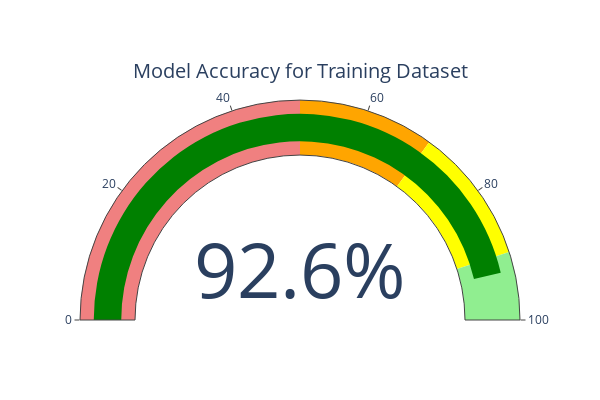

Notebook code for this chart:
### Code cell
fig = go.Figure(go.Indicator(
    mode="gauge+number",
    value=accuracy_train,
    title={'text': "Model Accuracy for Training Dataset"},
    number={'suffix': "%"},
    gauge={
        'axis': {'range': [0, 100]},
        'bar': {'color': "green"},
        'steps': [
            {'range': [0, 50], 'color': "lightcoral"},
            {'range': [50, 70], 'color': "#FFA500"},
            {'range': [70, 90], 'color': "yellow"},
            {'range': [90, 100], 'color': "lightgreen"}
        ],
    }
))
fig.update_layout(
    width=600,
    height=400,
)
# fig.write_image("accuracy_train.png", scale=2)
fig.show()

### Figure 1 — Plotly figure (JSON) as saved in the notebook; plotly's stock layout.template omitted (floating-point values rounded to 4 significant figures)
{"data": [{"gauge": {"axis": {"range": [0, 100]}, "bar": {"color": "green"}, "steps": [{"color": "lightcoral", "range": [0, 50]}, {"color": "#FFA500", "range": [50, 70]}, {"color": "yellow", "range": [70, 90]}, {"color": "lightgreen", "range": [90, 100]}]}, "mode": "gauge+number", "number": {"suffix": "%"}, "title": {"text": "Model Accuracy for Training Dataset"}, "type": "indicator", "value": 92.62}], "layout": {"height": 400, "width": 600}}
